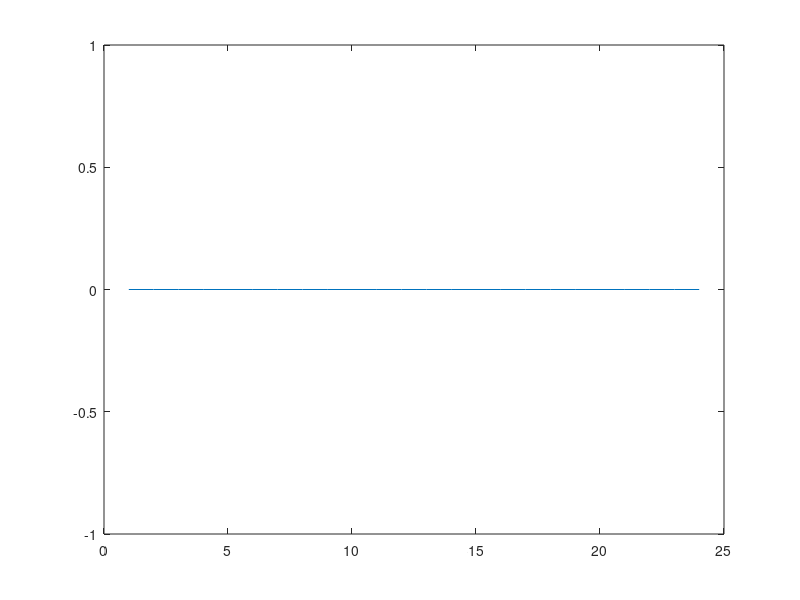

Source code (MATLAB):
clear all
gpmFiles = dir('*.HDF5');
gpmCount = numel(gpmFiles);

grid = zeros(1800, 3600);

one_min_group = zeros(144, 1);
hourly_group = zeros(24, 1);

for ii=1:gpmCount

%for ii=1:2
    
    gpmFileCurr=gpmFiles(ii); 
    ImergFileName=gpmFileCurr.name;
    
    %Find start time of hdf5 file
    ImergYr_S=str2num(ImergFileName(22:25));
    ImergMth_S=str2num(ImergFileName(26:27));
    ImergDay_S=str2num(ImergFileName(28:29));
    ImergHr_S=str2num(ImergFileName(32:33));
    ImergMin_S=str2num(ImergFileName(34:35));
    ImergSec_S=str2num(ImergFileName(36:37));
    ImergStartTime=datenum(ImergYr_S,ImergMth_S, ImergDay_S, ImergHr_S, ImergMin_S, ImergSec_S); 
    
    %Find start time of hdf5 file
    ImergHr_E=str2num(ImergFileName(40:41));
    ImergMin_E=str2num(ImergFileName(42:43));
    ImergSec_E=str2num(ImergFileName(44:45));
    ImergEndTime=datenum(ImergYr_S,ImergMth_S, ImergDay_S, ImergHr_E, ImergMin_E, ImergSec_E); 

    ImergLat = h5read(ImergFileName,'/Grid/lat');
    ImergLon = h5read(ImergFileName,'/Grid/lon');
    ImergPrec = h5read(ImergFileName,'/Grid/precipitationCal');
    
    kk=find( (abs(ImergPrec) > 5000) | (ImergPrec==0) );
    ImergPrec(kk)= 0;
    sump = sum(sum(ImergPrec));
    hourly_group(ImergHr_S + 1) = hourly_group(ImergHr_S + 1) + sump;
    grid = grid + ImergPrec;
end

figure
plot(hourly_group)